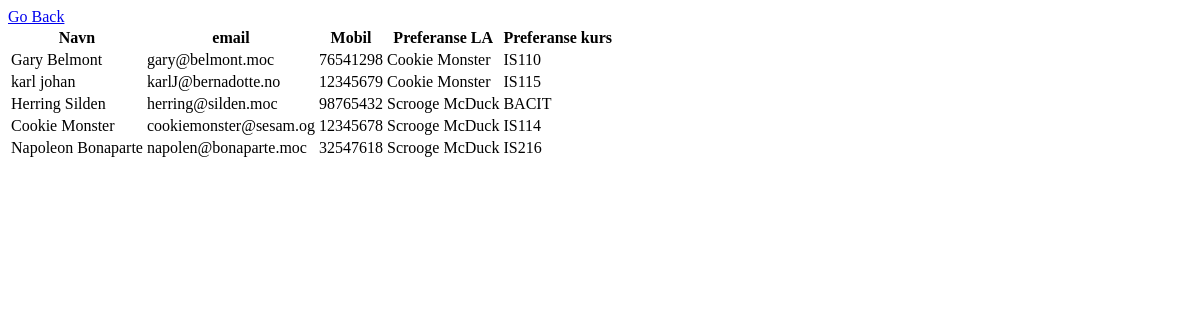
/modul7/oppgave5.php, run on an earlier commit of the app's database.
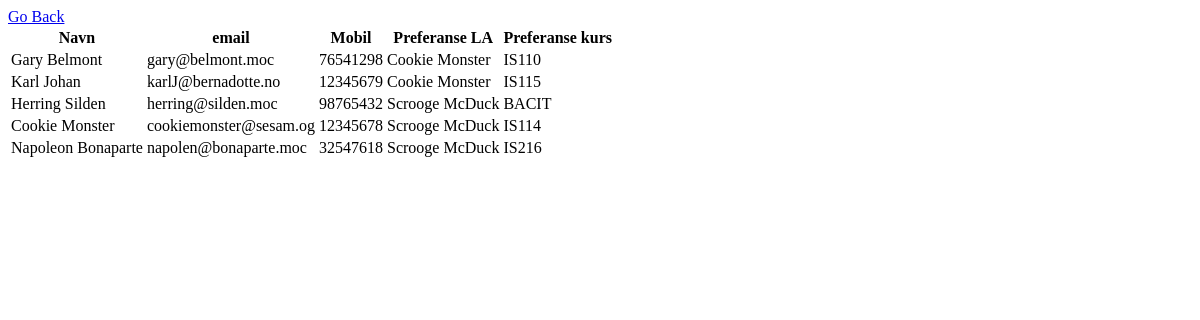
And on a later commit of the database.
### tables this page shows
CREATE TABLE `users` (
  `user_id` int(11) NOT NULL,
  `fname` varchar(255) NOT NULL,
  `lname` varchar(255) NOT NULL,
  `mobil` varchar(100) NOT NULL,
  `email` varchar(255) NOT NULL,
  `password` varchar(255) NOT NULL,
  `preference_tutor` int(11) DEFAULT NULL,
  `preference_course` varchar(255) DEFAULT NULL COMMENT 'VarChar fordi course table eksisterer ikke',
  `created_at` date NOT NULL
);

CREATE TABLE `tutors` (
  `tutor_id` int(11) NOT NULL,
  `fname` varchar(255) NOT NULL,
  `lname` varchar(255) NOT NULL,
  `email` varchar(255) NOT NULL,
  `password` varchar(255) NOT NULL
);

### modul7/oppgave5.php (the view, shortened to what this page needs)
<!DOCTYPE html>
<html lang="en">
<head>
</head>
<body>
    <a href="index.php">Go Back</a><br>
    <?php
        include "div/dbcon.php";
        $sql = "SELECT users.fname, users.lname, users.email, mobil ,tutors.fname as tutor_fname, tutors.lname as tutor_lname, preference_course
            FROM `users` INNER JOIN tutors ON preference_tutor = tutor_id ORDER BY preference_tutor, preference_course";
        $query = $pdo -> prepare($sql);
        try{
            $query -> execute();
        } catch (PDOException $e){
            echo $e;
        }
        while ($row = $query->fetch(PDO::FETCH_OBJ)) {
            $users[] = $row;
        }
        echo "<table>
                <thead>
                    <tr>
                        <th>Navn</th>
                        <th>email</th>
                        <th>Mobil</th>
                        <th>Preferanse LA</th>
                        <th>Preferanse kurs</th>
                    </tr>
                </thead>
                <tbody>";
        if ($query -> rowCount() > 0){
            foreach ($users as $user){
                echo "<tr>";
                echo "<td>" . $user -> fname . " " . $user -> lname  . "</td>";
                echo "<td>" . $user -> email . "</td>";
                echo "<td>" . $user -> mobil  . "</td>";
                echo "<td>" . $user -> tutor_fname . " " . $user -> tutor_lname  . "</td>";
                echo "<td>" . $user -> preference_course . "</td>";
                echo "</tr>";
            }
        } else {
            echo "Database tom";
        }
        echo "</tbody> </tabele>";
    ?>
</body>
</html>

What changed in the data, as far as the page shows it:
changed users "karlJ@bernadotte.no": fname "karl" → "Karl"; lname "johan" → "Johan"
